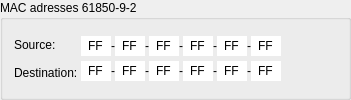
          <widget class="QGroupBox" name="groupBox7">
           <property name="sizePolicy">
            <sizepolicy hsizetype="Preferred" vsizetype="Preferred">
             <horstretch>0</horstretch>
             <verstretch>0</verstretch>
            </sizepolicy>
           </property>
           <property name="title">
            <string>MAC adresses 61850-9-2</string>
           </property>
           <layout class="QHBoxLayout">
            <property name="spacing">
             <number>0</number>
            </property>
            <item>
             <layout class="QVBoxLayout">
              <item>
               <widget class="QLabel" name="MacMULabel">
                <property name="text">
                 <string>Source:</string>
                </property>
                <property name="alignment">
                 <set>Qt::AlignLeading|Qt::AlignLeft|Qt::AlignVCenter</set>
                </property>
                <property name="wordWrap">
                 <bool>false</bool>
                </property>
               </widget>
              </item>
              <item>
               <widget class="QLabel" name="MacWMLabel">
                <property name="text">
                 <string>Destination: </string>
                </property>
                <property name="alignment">
                 <set>Qt::AlignLeading|Qt::AlignLeft|Qt::AlignVCenter</set>
                </property>
                <property name="wordWrap">
                 <bool>false</bool>
                </property>
               </widget>
              </item>
             </layout>
            </item>
            <item>
             <layout class="QVBoxLayout">
              <item>
               <layout class="QHBoxLayout">
                <item>
                 <widget class="cWmLineEdit" name="MacSLineEdit1">
                  <property name="sizePolicy">
                   <sizepolicy hsizetype="Preferred" vsizetype="Preferred">
                    <horstretch>0</horstretch>
                    <verstretch>0</verstretch>
                   </sizepolicy>
                  </property>
                  <property name="maximumSize">
                   <size>
                    <width>30</width>
                    <height>20</height>
                   </size>
                  </property>
                  <property name="focusPolicy">
                   <enum>Qt::StrongFocus</enum>
                  </property>
                  <property name="text">
                   <string>FF</string>
                  </property>
                  <property name="maxLength">
                   <number>2</number>
                  </property>
                  <property name="frame">
                   <bool>false</bool>
                  </property>
                  <property name="alignment">
                   <set>Qt::AlignHCenter</set>
                  </property>
                 </widget>
                </item>
                <item>
                 <widget class="QLabel" name="textLabel4">
                  <property name="maximumSize">
                   <size>
                    <width>19</width>
                    <height>16</height>
                   </size>
                  </property>
                  <property name="text">
                   <string>-</string>
                  </property>
                  <property name="textFormat">
                   <enum>Qt::AutoText</enum>
                  </property>
                  <property name="wordWrap">
                   <bool>false</bool>
                  </property>
                 </widget>
                </item>
                <item>
                 <widget class="cWmLineEdit" name="MacSLineEdit2">
                  <property name="sizePolicy">
                   <sizepolicy hsizetype="Preferred" vsizetype="Preferred">
                    <horstretch>0</horstretch>
                    <verstretch>0</verstretch>
                   </sizepolicy>
                  </property>
                  <property name="maximumSize">
                   <size>
                    <width>30</width>
                    <height>20</height>
                   </size>
                  </property>
                  <property name="focusPolicy">
                   <enum>Qt::StrongFocus</enum>
                  </property>
                  <property name="text">
                   <string>FF</string>
                  </property>
                  <property name="maxLength">
                   <number>2</number>
                  </property>
                  <property name="frame">
                   <bool>false</bool>
                  </property>
                  <property name="alignment">
                   <set>Qt::AlignHCenter</set>
                  </property>
                 </widget>
                </item>
                <item>
                 <widget class="QLabel" name="textLabel5">
                  <property name="maximumSize">
                   <size>
                    <width>19</width>
                    <height>16</height>
                   </size>
                  </property>
                  <property name="text">
                   <string>-</string>
                  </property>
                  <property name="wordWrap">
                   <bool>false</bool>
                  </property>
                 </widget>
                </item>
                <item>
                 <widget class="cWmLineEdit" name="MacSLineEdit3">
                  <property name="sizePolicy">
                   <sizepolicy hsizetype="Preferred" vsizetype="Preferred">
                    <horstretch>0</horstretch>
                    <verstretch>0</verstretch>
                   </sizepolicy>
                  </property>
                  <property name="maximumSize">
                   <size>
                    <width>30</width>
                    <height>20</height>
                   </size>
                  </property>
                  <property name="focusPolicy">
                   <enum>Qt::StrongFocus</enum>
                  </property>
                  <property name="text">
                   <string>FF</string>
                  </property>
                  <property name="maxLength">
                   <number>2</number>
                  </property>
                  <property name="frame">
                   <bool>false</bool>
                  </property>
                  <property name="alignment">
                   <set>Qt::AlignHCenter</set>
                  </property>
                 </widget>
                </item>
                <item>
                 <widget class="QLabel" name="textLabel6">
                  <property name="maximumSize">
                   <size>
                    <width>19</width>
                    <height>16</height>
                   </size>
                  </property>
                  <property name="text">
                   <string>-</string>
                  </property>
                  <property name="wordWrap">
                   <bool>false</bool>
                  </property>
                 </widget>
                </item>
                <item>
                 <widget class="cWmLineEdit" name="MacSLineEdit4">
                  <property name="sizePolicy">
                   <sizepolicy hsizetype="Preferred" vsizetype="Preferred">
                    <horstretch>0</horstretch>
                    <verstretch>0</verstretch>
                   </sizepolicy>
                  </property>
                  <property name="maximumSize">
                   <size>
                    <width>30</width>
                    <height>20</height>
                   </size>
                  </property>
                  <property name="focusPolicy">
                   <enum>Qt::StrongFocus</enum>
                  </property>
                  <property name="text">
                   <string>FF</string>
                  </property>
                  <property name="maxLength">
                   <number>2</number>
                  </property>
                  <property name="frame">
                   <bool>false</bool>
                  </property>
                  <property name="alignment">
                   <set>Qt::AlignHCenter</set>
                  </property>
                 </widget>
                </item>
                <item>
                 <widget class="QLabel" name="textLabel7">
                  <property name="maximumSize">
                   <size>
                    <width>19</width>
                    <height>16</height>
                   </size>
                  </property>
                  <property name="text">
                   <string>-</string>
                  </property>
                  <property name="wordWrap">
                   <bool>false</bool>
                  </property>
                 </widget>
                </item>
                <item>
                 <widget class="cWmLineEdit" name="MacSLineEdit5">
                  <property name="sizePolicy">
                   <sizepolicy hsizetype="Preferred" vsizetype="Preferred">
                    <horstretch>0</horstretch>
                    <verstretch>0</verstretch>
                   </sizepolicy>
                  </property>
                  <property name="maximumSize">
                   <size>
                    <width>30</width>
                    <height>20</height>
                   </size>
                  </property>
                  <property name="focusPolicy">
                   <enum>Qt::StrongFocus</enum>
                  </property>
                  <property name="text">
                   <string>FF</string>
                  </property>
                  <property name="maxLength">
                   <number>2</number>
                  </property>
                  <property name="frame">
                   <bool>false</bool>
                  </property>
                  <property name="alignment">
                   <set>Qt::AlignHCenter</set>
                  </property>
                 </widget>
                </item>
                <item>
                 <widget class="QLabel" name="textLabel8">
                  <property name="maximumSize">
                   <size>
                    <width>19</width>
                    <height>16</height>
                   </size>
                  </property>
                  <property name="text">
                   <string>-</string>
                  </property>
                  <property name="wordWrap">
                   <bool>false</bool>
                  </property>
                 </widget>
                </item>
                <item>
                 <widget class="cWmLineEdit" name="MacSLineEdit6">
                  <property name="sizePolicy">
                   <sizepolicy hsizetype="Preferred" vsizetype="Preferred">
                    <horstretch>0</horstretch>
                    <verstretch>0</verstretch>
                   </sizepolicy>
                  </property>
                  <property name="maximumSize">
                   <size>
                    <width>30</width>
                    <height>20</height>
                   </size>
                  </property>
                  <property name="focusPolicy">
                   <enum>Qt::StrongFocus</enum>
                  </property>
                  <property name="text">
                   <string>FF</string>
                  </property>
                  <property name="maxLength">
                   <number>2</number>
                  </property>
                  <property name="frame">
                   <bool>false</bool>
                  </property>
                  <property name="alignment">
                   <set>Qt::AlignHCenter</set>
                  </property>
                 </widget>
                </item>
                <item>
                 <spacer name="spacer47">
                  <property name="orientation">
                   <enum>Qt::Horizontal</enum>
                  </property>
                  <property name="sizeType">
                   <enum>QSizePolicy::Preferred</enum>
                  </property>
                  <property name="sizeHint" stdset="0">
                   <size>
                    <width>16</width>
                    <height>20</height>
                   </size>
                  </property>
                 </spacer>
                </item>
               </layout>
              </item>
              <item>
               <layout class="QHBoxLayout">
                <item>
                 <widget class="cWmLineEdit" name="MacDLineEdit1">
                  <property name="sizePolicy">
                   <sizepolicy hsizetype="Preferred" vsizetype="Preferred">
                    <horstretch>0</horstretch>
                    <verstretch>0</verstretch>
                   </sizepolicy>
                  </property>
                  <property name="maximumSize">
                   <size>
                    <width>30</width>
                    <height>20</height>
                   </size>
                  </property>
                  <property name="focusPolicy">
                   <enum>Qt::StrongFocus</enum>
                  </property>
                  <property name="text">
                   <string>FF</string>
                  </property>
                  <property name="maxLength">
                   <number>2</number>
                  </property>
                  <property name="frame">
                   <bool>false</bool>
                  </property>
                  <property name="alignment">
                   <set>Qt::AlignHCenter</set>
                  </property>
                 </widget>
                </item>
                <item>
                 <widget class="QLabel" name="textLabel4_2">
                  <property name="maximumSize">
                   <size>
                    <width>19</width>
                    <height>16</height>
                   </size>
                  </property>
                  <property name="text">
                   <string>-</string>
                  </property>
                  <property name="textFormat">
                   <enum>Qt::AutoText</enum>
                  </property>
                  <property name="wordWrap">
                   <bool>false</bool>
                  </property>
                 </widget>
                </item>
                <item>
                 <widget class="cWmLineEdit" name="MacDLineEdit2">
                  <property name="sizePolicy">
                   <sizepolicy hsizetype="Preferred" vsizetype="Preferred">
                    <horstretch>0</horstretch>
                    <verstretch>0</verstretch>
                   </sizepolicy>
                  </property>
                  <property name="maximumSize">
                   <size>
                    <width>30</width>
                    <height>20</height>
                   </size>
                  </property>
                  <property name="focusPolicy">
                   <enum>Qt::StrongFocus</enum>
                  </property>
                  <property name="text">
                   <string>FF</string>
                  </property>
                  <property name="maxLength">
                   <number>2</number>
                  </property>
                  <property name="frame">
                   <bool>false</bool>
                  </property>
                  <property name="alignment">
                   <set>Qt::AlignHCenter</set>
                  </property>
                 </widget>
                </item>
                <item>
                 <widget class="QLabel" name="textLabel5_2">
                  <property name="maximumSize">
                   <size>
                    <width>19</width>
                    <height>16</height>
                   </size>
                  </property>
                  <property name="text">
                   <string>-</string>
                  </property>
                  <property name="wordWrap">
                   <bool>false</bool>
                  </property>
                 </widget>
                </item>
                <item>
                 <widget class="cWmLineEdit" name="MacDLineEdit3">
                  <property name="sizePolicy">
                   <sizepolicy hsizetype="Preferred" vsizetype="Preferred">
                    <horstretch>0</horstretch>
                    <verstretch>0</verstretch>
                   </sizepolicy>
                  </property>
                  <property name="maximumSize">
                   <size>
                    <width>30</width>
                    <height>20</height>
                   </size>
                  </property>
                  <property name="focusPolicy">
                   <enum>Qt::StrongFocus</enum>
                  </property>
                  <property name="text">
                   <string>FF</string>
                  </property>
                  <property name="maxLength">
                   <number>2</number>
                  </property>
                  <property name="frame">
                   <bool>false</bool>
                  </property>
                  <property name="alignment">
                   <set>Qt::AlignHCenter</set>
                  </property>
                 </widget>
                </item>
                <item>
                 <widget class="QLabel" name="textLabel6_2">
                  <property name="maximumSize">
                   <size>
                    <width>19</width>
                    <height>16</height>
                   </size>
                  </property>
                  <property name="text">
                   <string>-</string>
                  </property>
                  <property name="wordWrap">
                   <bool>false</bool>
                  </property>
                 </widget>
                </item>
                <item>
                 <widget class="cWmLineEdit" name="MacDLineEdit4">
                  <property name="sizePolicy">
                   <sizepolicy hsizetype="Preferred" vsizetype="Preferred">
                    <horstretch>0</horstretch>
                    <verstretch>0</verstretch>
                   </sizepolicy>
                  </property>
                  <property name="maximumSize">
                   <size>
                    <width>30</width>
                    <height>20</height>
                   </size>
                  </property>
                  <property name="focusPolicy">
                   <enum>Qt::StrongFocus</enum>
                  </property>
                  <property name="text">
                   <string>FF</string>
                  </property>
                  <property name="maxLength">
                   <number>2</number>
                  </property>
                  <property name="frame">
                   <bool>false</bool>
                  </property>
                  <property name="alignment">
                   <set>Qt::AlignHCenter</set>
                  </property>
                 </widget>
                </item>
                <item>
                 <widget class="QLabel" name="textLabel7_2">
                  <property name="maximumSize">
                   <size>
                    <width>19</width>
                    <height>16</height>
                   </size>
                  </property>
                  <property name="text">
                   <string>-</string>
                  </property>
                  <property name="wordWrap">
                   <bool>false</bool>
                  </property>
                 </widget>
                </item>
                <item>
                 <widget class="cWmLineEdit" name="MacDLineEdit5">
                  <property name="sizePolicy">
                   <sizepolicy hsizetype="Preferred" vsizetype="Preferred">
                    <horstretch>0</horstretch>
                    <verstretch>0</verstretch>
                   </sizepolicy>
                  </property>
                  <property name="maximumSize">
                   <size>
                    <width>30</width>
                    <height>20</height>
                   </size>
                  </property>
                  <property name="focusPolicy">
                   <enum>Qt::StrongFocus</enum>
                  </property>
                  <property name="text">
                   <string>FF</string>
                  </property>
                  <property name="maxLength">
                   <number>2</number>
                  </property>
                  <property name="frame">
                   <bool>false</bool>
                  </property>
                  <property name="alignment">
                   <set>Qt::AlignHCenter</set>
                  </property>
                 </widget>
                </item>
                <item>
                 <widget class="QLabel" name="textLabel8_2">
                  <property name="maximumSize">
                   <size>
                    <width>19</width>
                    <height>16</height>
                   </size>
                  </property>
                  <property name="text">
                   <string>-</string>
                  </property>
                  <property name="wordWrap">
                   <bool>false</bool>
                  </property>
                 </widget>
                </item>
                <item>
                 <widget class="cWmLineEdit" name="MacDLineEdit6">
                  <property name="sizePolicy">
                   <sizepolicy hsizetype="Preferred" vsizetype="Preferred">
                    <horstretch>0</horstretch>
                    <verstretch>0</verstretch>
                   </sizepolicy>
                  </property>
                  <property name="maximumSize">
                   <size>
                    <width>30</width>
                    <height>20</height>
                   </size>
                  </property>
                  <property name="focusPolicy">
                   <enum>Qt::StrongFocus</enum>
                  </property>
                  <property name="text">
                   <string>FF</string>
                  </property>
                  <property name="maxLength">
                   <number>2</number>
                  </property>
                  <property name="frame">
                   <bool>false</bool>
                  </property>
                  <property name="alignment">
                   <set>Qt::AlignHCenter</set>
                  </property>
                 </widget>
                </item>
                <item>
                 <spacer name="spacer46">
                  <property name="orientation">
                   <enum>Qt::Horizontal</enum>
                  </property>
                  <property name="sizeType">
                   <enum>QSizePolicy::Preferred</enum>
                  </property>
                  <property name="sizeHint" stdset="0">
                   <size>
                    <width>16</width>
                    <height>20</height>
                   </size>
                  </property>
                 </spacer>
                </item>
               </layout>
              </item>
             </layout>
            </item>
            <item>
             <spacer name="spacer51">
              <property name="orientation">
               <enum>Qt::Horizontal</enum>
              </property>
              <property name="sizeType">
               <enum>QSizePolicy::Expanding</enum>
              </property>
              <property name="sizeHint" stdset="0">
               <size>
                <width>40</width>
                <height>20</height>
               </size>
              </property>
             </spacer>
            </item>
           </layout>
          </widget>
